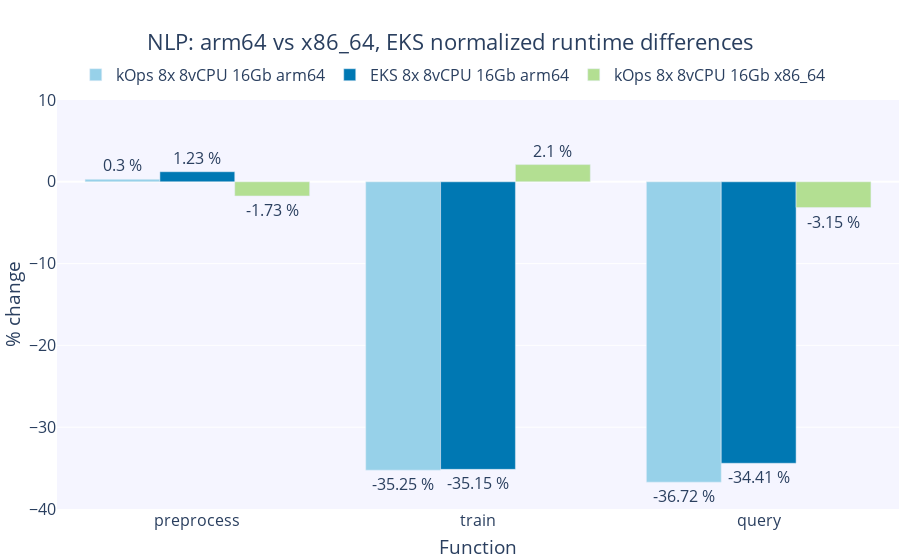

The cell this chart's notebook holds for it:
### Code cell
fig = create_figure('NLP: arm64 vs x86_64, EKS normalized runtime differences', 'Function', '% change')

for i, k in enumerate(list(clusters.keys())[:-1]):
    y_data=[]
    y_text=[]
    for m in methods:
        kops_mean=nlp_df[k][m]['runtime'].mean()
        eks_mean=nlp_df['EKS 8x 8vCPU 16Gb x86_64'][m]['runtime'].mean()
        percent_change=(kops_mean - eks_mean) * 100 / eks_mean
        y_data.append(percent_change)
        y_text.append(f'{round(percent_change, 2)} %')
    fig.add_trace(go.Bar(name=k,
                         x=methods,
                         y=y_data,
                         marker_color=colorPallet[i],
                         text=y_text,
                         textposition='outside'))
fig.update_layout(yaxis_range=[-40,10])

fig.show()

# Save graph
write_image(fig, 'nlp_arm64_percentage_difference.png')

### Figure 1 — Plotly figure (JSON) as saved in the notebook; plotly's stock layout.template omitted (floating-point values rounded to 4 significant figures)
{"data": [{"marker": {"color": "rgba(151, 209, 233, 255)"}, "name": "kOps 8x 8vCPU 16Gb arm64", "text": ["0.3 %", "-35.25 %", "-36.72 %"], "textposition": "outside", "type": "bar", "x": ["preprocess", "train", "query"], "y": [0.3011, -35.25, -36.72]}, {"marker": {"color": "rgba(0, 120, 179, 255)"}, "name": "EKS 8x 8vCPU 16Gb arm64", "text": ["1.23 %", "-35.15 %", "-34.41 %"], "textposition": "outside", "type": "bar", "x": ["preprocess", "train", "query"], "y": [1.231, -35.15, -34.41]}, {"marker": {"color": "rgba(179, 223, 146, 255)"}, "name": "kOps 8x 8vCPU 16Gb x86_64", "text": ["-1.73 %", "2.1 %", "-3.15 %"], "textposition": "outside", "type": "bar", "x": ["preprocess", "train", "query"], "y": [-1.731, 2.104, -3.148]}], "layout": {"autosize": true, "font": {"size": 16}, "legend": {"orientation": "h", "x": 0.47, "xanchor": "center", "y": 1.02, "yanchor": "bottom"}, "margin": {"autoexpand": true, "b": 1, "l": 1, "r": 1}, "plot_bgcolor": "rgba(245,245,255,255)", "title": {"text": "NLP: arm64 vs x86_64, EKS normalized runtime differences", "x": 0.5, "xanchor": "center"}, "xaxis": {"autorange": true, "range": [-0.5, 2.5], "title": {"text": "Function"}, "type": "category"}, "yaxis": {"range": [-40, 10], "title": {"text": "% change"}, "type": "linear"}}}
